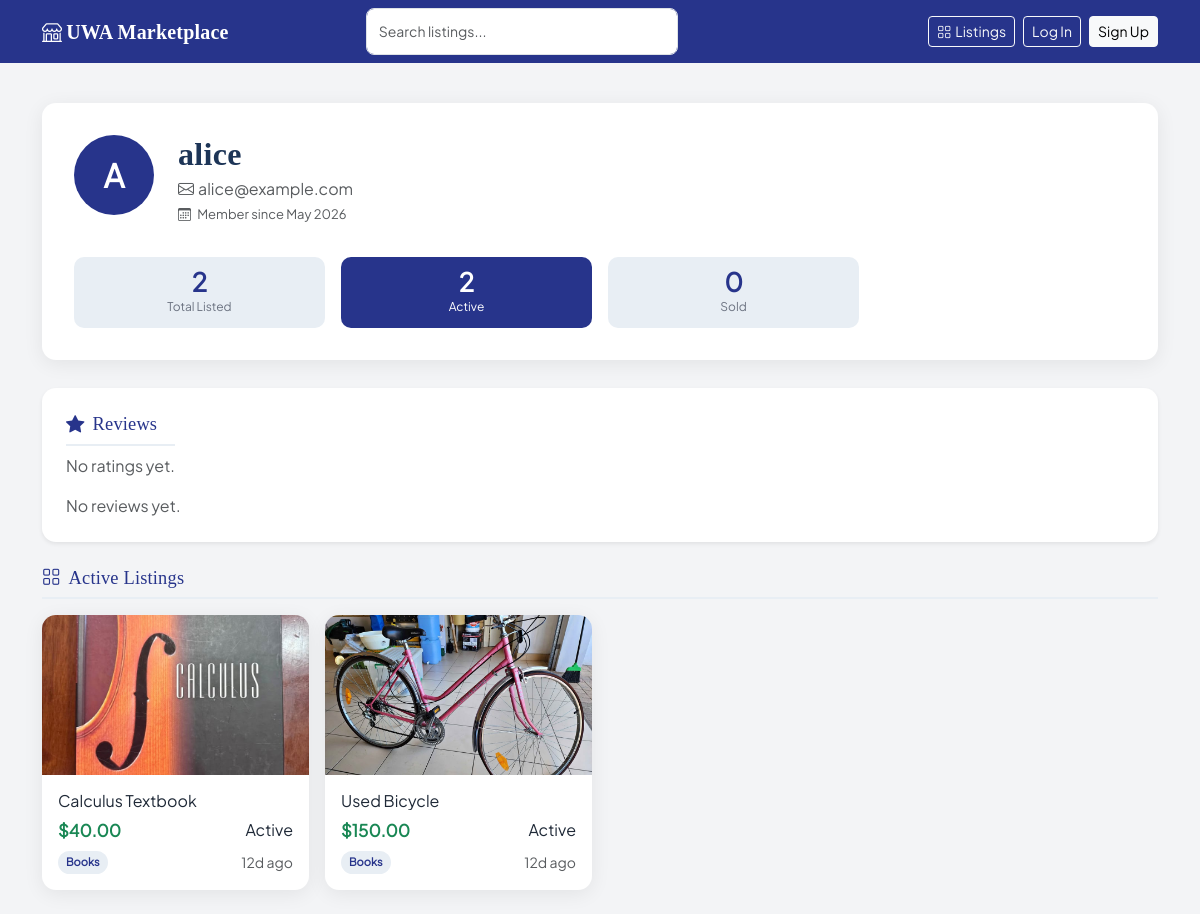
/user/2, run on the app's committed database.
### app/models.py (models this page shows, shortened)
class User(db.Model, UserMixin):
    id = db.Column(db.Integer, primary_key=True)
    username = db.Column(db.String(64), unique=True, nullable=False)
    email = db.Column(db.String(120), unique=True, nullable=False)
    password_hash = db.Column(db.String(256), nullable=False)
    member_since = db.Column(db.DateTime, default=datetime.utcnow)
    bio = db.Column(db.Text, default='')
    avatar_url = db.Column(db.String(256), nullable=True)
    is_admin = db.Column(db.Boolean, default=False)
    is_moderator = db.Column(db.Boolean, default=False)
    is_active = db.Column(db.Boolean, default=True)
    is_store = db.Column(db.Boolean, default=False)
    is_verified = db.Column(db.Boolean, default=False)
    store_name = db.Column(db.String(128), nullable=True)
    store_address = db.Column(db.String(256), nullable=True)
    contact_phone = db.Column(db.String(32), nullable=True)
    contact_email = db.Column(db.String(120), nullable=True)
    store_bio = db.Column(db.Text, default='')
    listings = db.relationship('Listing', backref='seller', lazy='dynamic')
    following_stores = db.relationship(
        'User',
        secondary=store_follows,
        primaryjoin='User.id == store_follows.c.follower_id',
        secondaryjoin='User.id == store_follows.c.store_id',
        backref=db.backref('store_followers', lazy='dynamic'),
        lazy='dynamic'
    )

class Listing(db.Model):
    id = db.Column(db.Integer, primary_key=True)
    title = db.Column(db.String(120), nullable=False)
    description = db.Column(db.Text, nullable=False)
    price = db.Column(db.Float, nullable=False)
    category = db.Column(db.String(64), nullable=False)
    image_url = db.Column(db.String(256), nullable=True)
    is_active = db.Column(db.Boolean, default=True)
    show_history = db.Column(db.Boolean, default=True)   # seller can hide edit history
    stock_quantity = db.Column(db.Integer, nullable=True)  # None = unlimited
    posted_as_store = db.Column(db.Boolean, default=False)
    created_at = db.Column(db.DateTime, default=datetime.utcnow)
    seller_id = db.Column(db.Integer, db.ForeignKey('user.id'), nullable=False)
    edits = db.relationship(
        'ListingEdit',
        backref='listing',
        lazy='dynamic',
        order_by='ListingEdit.edited_at.desc()'
    )

### app/routes/profile.py (the view)
@bp.route('/<int:user_id>')
def view(user_id):
    profile_user = User.query.get_or_404(user_id)
    listing_filter = request.args.get('filter', 'active')
    page = request.args.get('page', 1, type=int)
    base_q = Listing.query.filter_by(seller_id=user_id, posted_as_store=False)
    if listing_filter == 'sold':
        paged = base_q.filter_by(is_active=False).order_by(Listing.created_at.desc())
    elif listing_filter == 'all':
        paged = base_q.order_by(Listing.created_at.desc())
    else:
        listing_filter = 'active'
        paged = base_q.filter_by(is_active=True).order_by(Listing.created_at.desc())
    pagination = paged.paginate(page=page, per_page=PROFILE_PER_PAGE, error_out=False)
    total_listings = base_q.count()
    active_count = base_q.filter_by(is_active=True).count()
    sold_count = base_q.filter_by(is_active=False).count()
    reviews = Review.query.filter_by(reviewed_user_id=user_id).order_by(Review.created_at.desc()).all()
    avg_rating = None
    if reviews:
        avg_rating = round(sum(r.rating for r in reviews) / len(reviews), 1)
    return render_template(
        'profile/view.html',
        profile_user=profile_user,
        displayed_listings=pagination.items,
        pagination=pagination,
        listing_filter=listing_filter,
        active_count=active_count,
        total_listings=total_listings,
        sold_count=sold_count,
        reviews=reviews,
        avg_rating=avg_rating,
    )

### app/templates/profile/view.html (shortened to what this page needs)
{% extends "base.html" %}
{% block content %}
<div class="profile-header">
    <div class="d-flex align-items-start gap-4 flex-wrap">
        <div class="avatar-circle">
            {% if profile_user.avatar_url %}
                <img src="{{ profile_user.avatar_url }}" alt="{{ profile_user.username }}">
            {% else %}
                {{ profile_user.username[0].upper() }}
            {% endif %}
        </div>
        <div class="flex-grow-1 min-width-0">
            <div class="d-flex align-items-center gap-3 flex-wrap">
                <h2 class="mb-0 fw-bold d-inline-flex align-items-center gap-2" style="color: #1d3557;">
                    {{ profile_user.username }}
                </h2>
            </div>
            <p class="text-muted mb-1 mt-1">
                <i class="bi bi-envelope me-1"></i>{{ profile_user.email }}
            </p>
            <p class="text-muted mb-0" style="font-size: 13px;">
                <i class="bi bi-calendar3 me-1"></i>
                Member since {{ profile_user.member_since.strftime('%B %Y') }}
            </p>
        </div>
    </div>
    <div class="row g-3 mt-3">
        <div class="col-4 col-sm-3">
            <a href="{{ url_for('profile.view', user_id=profile_user.id, filter='all') }}"
               class="profile-stat d-block text-decoration-none {{ 'stat-active' if listing_filter == 'all' }}">
                <div class="stat-value">{{ total_listings }}</div>
                <div class="stat-label">Total Listed</div>
            </a>
        </div>
        <div class="col-4 col-sm-3">
            <a href="{{ url_for('profile.view', user_id=profile_user.id, filter='active') }}"
               class="profile-stat d-block text-decoration-none {{ 'stat-active' if listing_filter == 'active' }}">
                <div class="stat-value">{{ active_count }}</div>
                <div class="stat-label">Active</div>
            </a>
        </div>
        <div class="col-4 col-sm-3">
            <a href="{{ url_for('profile.view', user_id=profile_user.id, filter='sold') }}"
               class="profile-stat d-block text-decoration-none {{ 'stat-active' if listing_filter == 'sold' }}">
                <div class="stat-value">{{ sold_count }}</div>
                <div class="stat-label">Sold</div>
            </a>
        </div>
    </div>
</div>
<div class="card p-4 mb-4 shadow-sm">
    <div class="d-flex justify-content-between align-items-center flex-wrap gap-2">
        <div>
            <h5 class="section-heading mb-2">
                <i class="bi bi-star-fill me-2"></i>Reviews
            </h5>
            {% if avg_rating %}
                <p class="mb-0"><strong>Average Rating:</strong> {{ avg_rating }}/5</p>
            {% else %}
                <p class="mb-0 text-muted">No ratings yet.</p>
            {% endif %}
        </div>
    </div>
    <div class="mt-3">
        {% if reviews %}
            {% for review in reviews %}
                <div class="border rounded p-3 mb-3 bg-white">
                    <div class="d-flex justify-content-between align-items-center flex-wrap gap-2">
                        <strong>{{ review.rating }}/5</strong>
                        <small class="text-muted">
                            By {{ review.reviewer.username }} on {{ review.created_at.strftime('%d %b %Y') }}
                        </small>
                    </div>
                    <p class="mb-0 mt-2">{{ review.comment or "No comment provided." }}</p>
                </div>
            {% endfor %}
        {% else %}
            <p class="text-muted mb-0">No reviews yet.</p>
        {% endif %}
    </div>
</div>
{% set filter_labels = {'all': 'All Listings', 'active': 'Active Listings', 'sold': 'Sold Listings'} %}
<h5 class="section-heading">
    <i class="bi bi-grid me-2"></i>{{ filter_labels[listing_filter] }}
</h5>
{% if displayed_listings %}
    <div class="row row-cols-1 row-cols-sm-2 row-cols-md-3 row-cols-lg-4 g-3">
        {% for listing in displayed_listings %}
        <div class="col">
            <a href="{{ url_for('listings.detail', listing_id=listing.id) }}" class="listing-card card">
                {% if listing.image_url %}
                    <img src="{{ listing.image_url }}" class="listing-img" alt="{{ listing.title }}">
                {% else %}
                    <div class="listing-img-placeholder">
                        {% set icons = {'books': 'bi-book', 'electronics': 'bi-cpu', 'clothing': 'bi-bag',
                                        'furniture': 'bi-house', 'other': 'bi-box-seam'} %}
                        <i class="bi {{ icons.get(listing.category, 'bi-box-seam') }}"></i>
                    </div>
                {% endif %}
                <div class="card-body p-3">
                    <h6 class="card-title mb-1 text-truncate" title="{{ listing.title }}">
                        {{ listing.title }}
                    </h6>
                    <div class="d-flex align-items-center justify-content-between mt-2 gap-2">
                        <div class="listing-price">${{ "%.2f"|format(listing.price) }}</div>
                        {% if listing.is_active %}
                            <span class="listing-status-badge status-active">Active</span>
                        {% else %}
                            <span class="listing-status-badge status-sold">Sold</span>
                        {% endif %}
                    </div>
                    <div class="d-flex align-items-center justify-content-between mt-2">
                        <span class="category-badge">{{ listing.category|title }}</span>
                        <small class="text-muted" title="{{ listing.created_at.strftime('%d %b %Y') }}">
                            {{ listing.created_at | timeago }}
                        </small>
                    </div>
                </div>
            </a>
        </div>
        {% endfor %}
    </div>
{% endif %}
{% endblock %}

### app/static/css/style.css (style rules this page uses)
:root { --navy: #27348B; --navy-dark: #1c2669; --navy-light: #e8eef4; --gold: #E2B600; --text-muted: #6b7280; --bg: #f3f4f6; --white: #ffffff; --success: #198754; --font-brand: 'UWA Slab', Georgia, serif; --radius-card: 14px; --radius-input: 8px; --shadow-card: 0 4px 20px rgba(0, 0, 0, 0.07); }
* { box-sizing: border-box; }
body { background-color: var(--bg); font-family: 'Plus Jakarta Sans', sans-serif; color: #1f2937; }
.card { border: none; border-radius: var(--radius-card); box-shadow: var(--shadow-card); }
.profile-header { background: var(--white); border-radius: var(--radius-card); box-shadow: var(--shadow-card); padding: 32px; margin-bottom: 28px; }
.avatar-circle { width: 80px; height: 80px; border-radius: 50%; background-color: var(--navy); color: var(--white); display: flex; align-items: center; justify-content: center; font-size: 2rem; font-weight: 700; flex-shrink: 0; }
.profile-stat { text-align: center; padding: 12px 16px; background: var(--navy-light); border-radius: 10px; cursor: pointer; transition: background 0.15s ease, color 0.15s ease; }
.stat-active { background: var(--navy) !important; }
.stat-active .stat-value, .stat-active .stat-label { color: var(--white) !important; }
.profile-stat .stat-value { font-size: 1.6rem; font-weight: 700; color: var(--navy); line-height: 1; }
.profile-stat .stat-label { font-size: 12px; color: var(--text-muted); margin-top: 4px; }
.listing-card { position: relative; transition: transform 0.15s ease, box-shadow 0.15s ease; text-decoration: none; color: inherit; cursor: pointer; display: flex; flex-direction: column; height: 100%; overflow: hidden; background-color: var(--white); }
.listing-card .listing-img { height: 160px; object-fit: cover; width: 100%; flex-shrink: 0; }
.listing-price { color: var(--success); font-weight: 700; font-size: 1.05rem; }
.category-badge { font-size: 11px; padding: 3px 8px; border-radius: 20px; background-color: var(--navy-light); color: var(--navy); font-weight: 600; }
.section-heading { font-size: 1.15rem; font-weight: 700; color: var(--navy); margin-bottom: 16px; padding-bottom: 8px; border-bottom: 2px solid var(--navy-light); }
* { box-sizing: border-box; margin: 0; padding: 0; font-family: 'Plus Jakarta Sans', sans-serif; }
body { background-color: #f3f4f6; color: #1f2937; }

### data on the page
User: username "A", username "alice", email "alice@example.com", member_since "May 2026"
Listing: image_url (picture), title "Calculus Textbook", price "40.00", is_active "Active", category "Books", created_at "12d ago"
Listing: image_url (picture), title "Used Bicycle", price "150.00", is_active "Active", category "Books", created_at "12d ago"

### other printed values
{{ total_listings }} "2"
{{ active_count }} "2"
{{ sold_count }} "0"
{{ filter_labels[listing_filter] }} "Active Listings"
